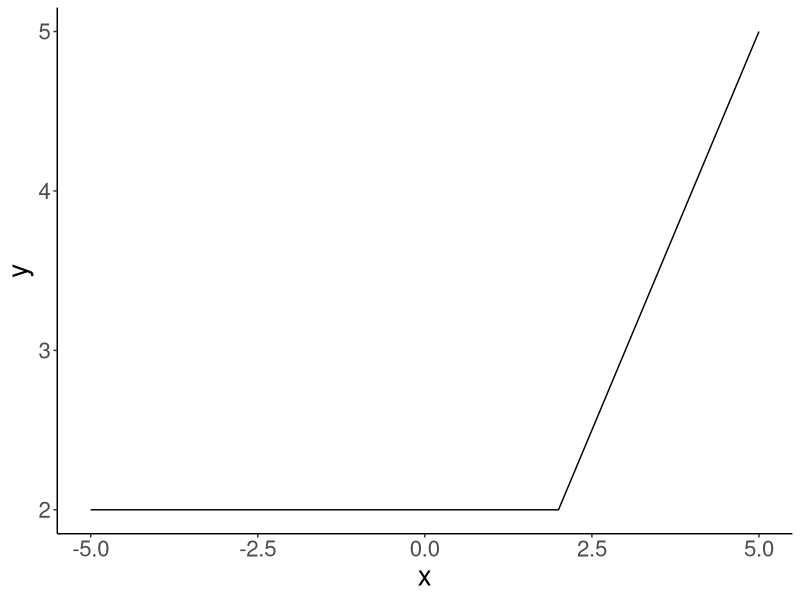
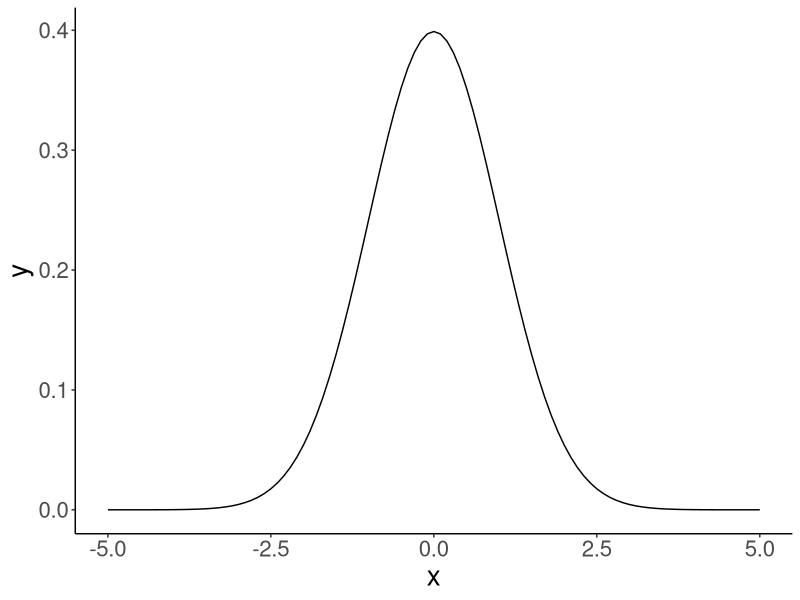
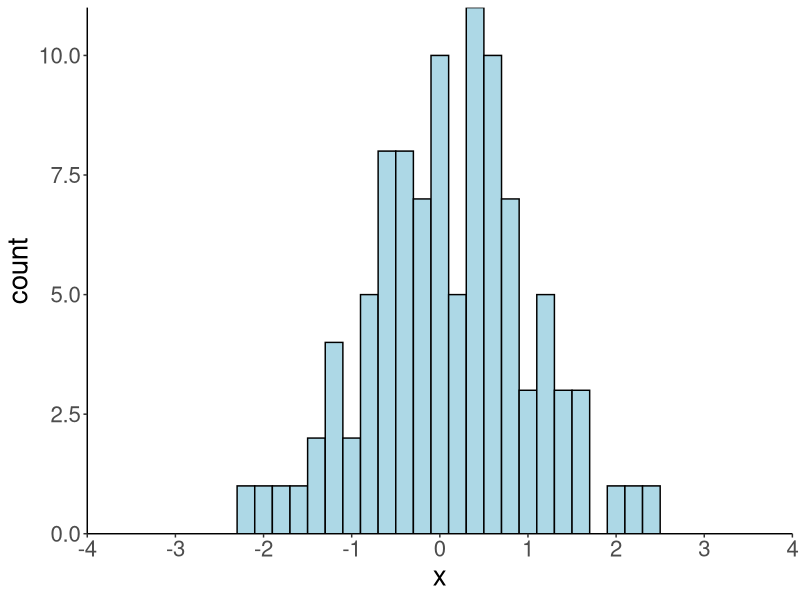
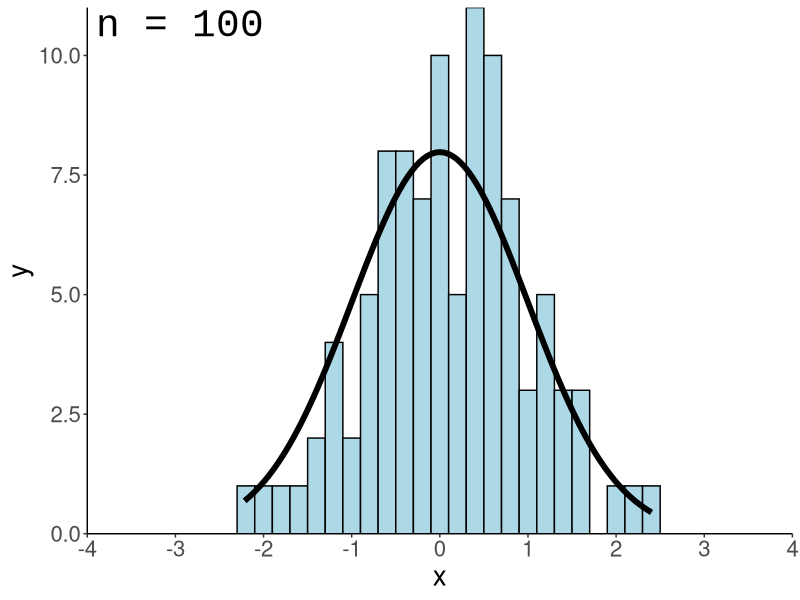
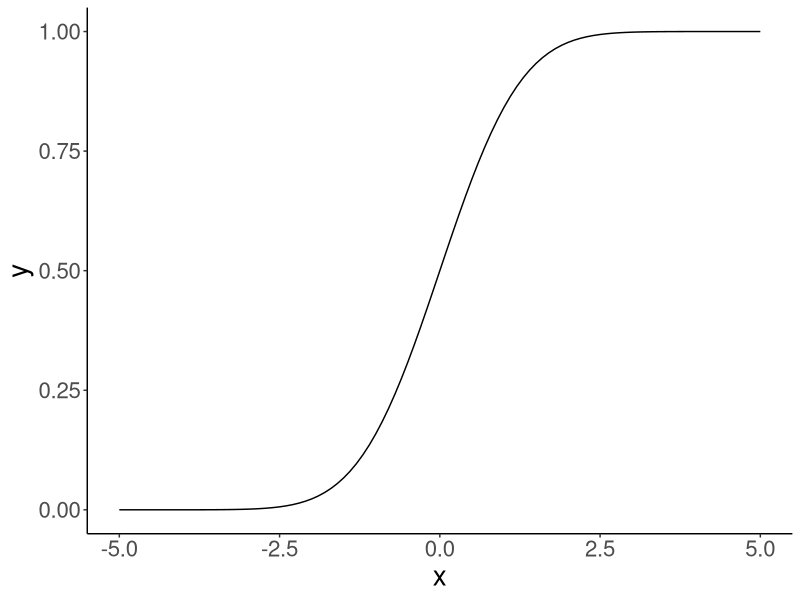
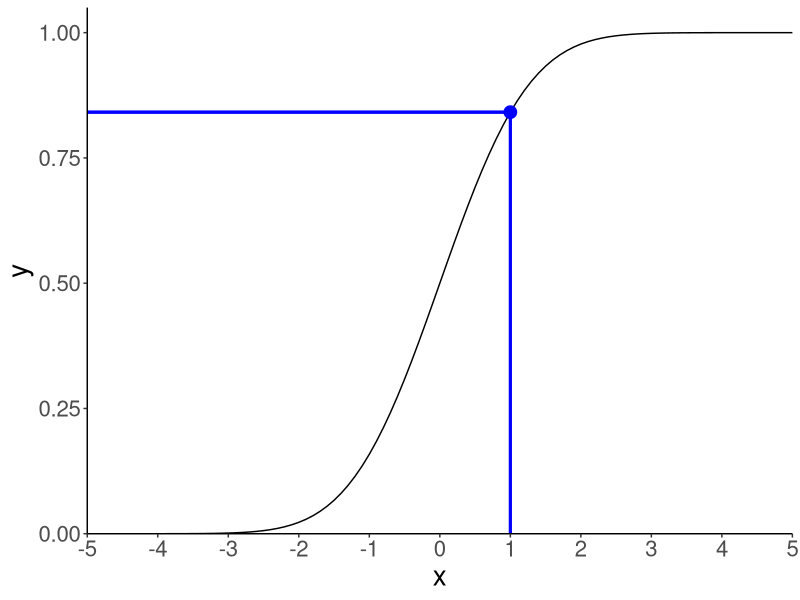
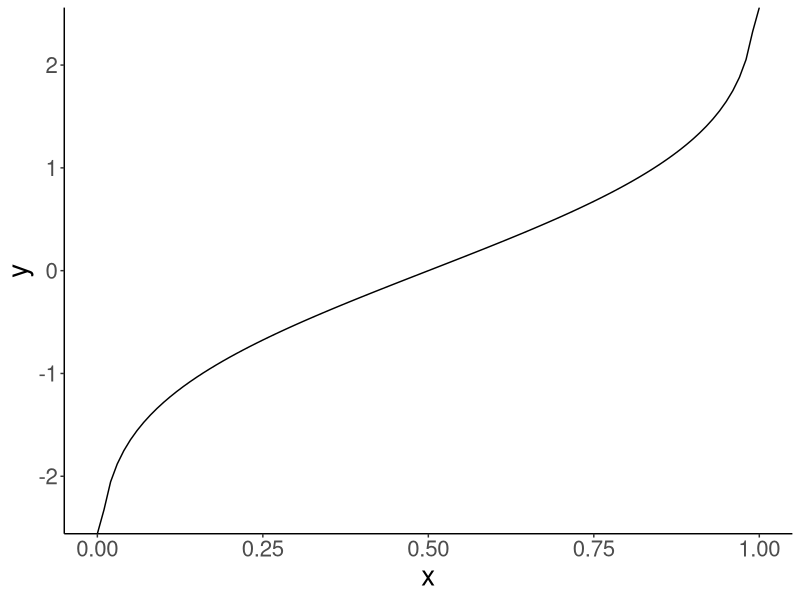
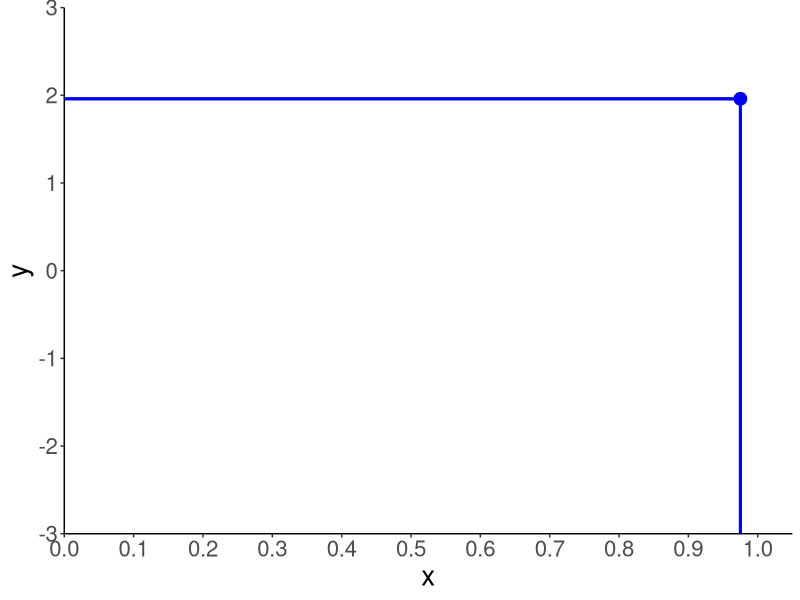

The R source for these figures, in order: (Note: this script raises an error after producing the figures.)
## ---- chunk 1
library("knitr")
library("kableExtra")
library("MASS")
library("patchwork")
library("tidyverse")
## ---- chunk 2
theme_set(theme_classic() + #set the theme 
            theme(text = element_text(size = 20))) #set the default text size
## ---- chunk 3
tibble(letter = c("`d`","`p`","`q`","`r`"),
  description = c('for "__density__", the density function (probability function (for _discrete_ variables) or probability density function (for _continuous_ variables))',
                  'for "__probability__", the cumulative distribution function',
                  'for "__quantile__", the inverse cumulative distribution function',
                  'for "__random__", a random variable having the specified distribution'),
  example = c("`dnorm()`", "`pnorm()`", "`qnorm()`", "`rnorm()`")) %>% 
kable() %>% 
kable_styling(bootstrap_options = "striped",
              full_width = F)
## ---- chunk 4
ggplot(data = tibble(x = c(-5, 5)),
       mapping = aes(x = x)) +
  stat_function(fun = "dnorm")
## ---- chunk 5
# define the breakpoint function 
fun.breakpoint = function(x, breakpoint){
  x[x < breakpoint] = breakpoint
  return(x)
}

# plot the function
ggplot(data = tibble(x = c(-5, 5)),
       mapping = aes(x = x)) +
  stat_function(fun = ~ fun.breakpoint(., breakpoint = 2))
## ---- chunk 6
tmp.mean = 0
tmp.sd = 1

ggplot(data = tibble(x = c(-5, 5)),
       mapping = aes(x = x)) +
  stat_function(fun = ~ dnorm(x = .,
                              mean = tmp.mean,
                              sd = tmp.sd))

# remove all variables with tmp in their name 
rm(list = ls() %>% str_subset(pattern = "tmp."))
## ---- chunk 7
# make this example reproducible 
set.seed(1)

# define how many samples to draw 
tmp.nsamples = 100

# make a data frame with the samples
df.plot = tibble(x = rnorm(n = tmp.nsamples, mean = 0, sd = 1)) 

# plot the samples using a histogram 
ggplot(data = df.plot,
       mapping = aes(x = x)) +
  geom_histogram(binwidth = 0.2,
                 color = "black",
                 fill = "lightblue") +
  scale_x_continuous(breaks = -4:4, labels = -4:4) +
  coord_cartesian(xlim = c(-4, 4), expand = F)

# remove all variables with tmp in their name 
rm(list = ls() %>% str_subset(pattern = "tmp."))
## ---- chunk 8
# make this example reproducible 
set.seed(1)

# play around with this value
tmp.nsamples = 100
# tmp.nsamples = 10000
tmp.binwidth = 0.2

# make a data frame with the samples
df.plot = tibble(
  x = rnorm(n = tmp.nsamples, mean = 0, sd = 1)
) 

# adjust the density of the normal distribution based on the samples and binwidth 
fun.dnorm = function(x, mean, sd, n, binwidth){
  dnorm(x = x, mean = mean, sd = sd) * n * binwidth
}

# plot the samples using a histogram 
ggplot(data = df.plot,
       mapping = aes(x = x)) +
  geom_histogram(binwidth = tmp.binwidth,
                 color = "black",
                 fill = "lightblue") +
  stat_function(fun = ~ fun.dnorm(x = .,
                                  mean = 0,
                                  sd = 1,
                                  n = tmp.nsamples,
                                  binwidth = tmp.binwidth),
                xlim = c(min(df.plot$x), max(df.plot$x)),
                size = 2) +
  annotate(geom = "text",
           label = str_c("n = ", tmp.nsamples),
           x = -3.9,
           y = Inf,
           hjust = 0,
           vjust = 1.1,
           size = 10,
           family = "Courier New") +
  scale_x_continuous(breaks = -4:4, labels = -4:4) +
  coord_cartesian(xlim = c(-4, 4), expand = F)

# remove all variables with tmp in their name 
rm(list = ls() %>% str_subset(pattern = "tmp."))
## ---- chunk 9
ggplot(data = tibble(x = c(-5, 5)),
       mapping = aes(x = x)) +
  stat_function(fun = ~ pnorm(q = ., 
                              mean = 0, 
                              sd = 1))
## ---- chunk 10
tmp.x = 1
tmp.y = pnorm(tmp.x, mean = 0, sd = 1)

print(tmp.y %>% round(3))

# draw the cumulative probability distribution and show the value
ggplot(data = tibble(x = c(-5, 5)),
       mapping = aes(x = x)) +
  stat_function(fun = ~ pnorm(q = .,
                              mean = 0, 
                              sd= 1 )) +
  annotate(geom = "point",
           x = tmp.x, 
           y = tmp.y,
           size = 4,
           color = "blue") +
  geom_segment(mapping = aes(x = tmp.x,
                             xend = tmp.x,
                             y = 0,
                             yend = tmp.y),
               size = 1,
               color = "blue") +
  geom_segment(mapping = aes(x = -5,
                             xend = tmp.x,
                             y = tmp.y,
                             yend = tmp.y),
               size = 1,
               color = "blue") +
  scale_x_continuous(breaks = -5:5) + 
  coord_cartesian(xlim = c(-5, 5),
                  ylim = c(0, 1.05),
                  expand = F)

# remove all variables with tmp in their name 
rm(list = str_subset(string = ls(), pattern = "tmp."))
## ---- chunk 11
ggplot(data = tibble(x = c(-5, 5)),
       mapping = aes(x = x)) + 
  stat_function(fun = "dnorm",
                geom = "area",
                fill = "lightblue",
                xlim = c(-5, 1),
                color = "black",
                linetype = 2) +
  stat_function(fun = "dnorm",
                size = 1.5) +
  coord_cartesian(xlim = c(-5, 5)) +
  scale_x_continuous(breaks = -5:5) +
  scale_y_continuous(expand = expand_scale(mult = c(0, 0.1))) 
## ---- chunk 12
ggplot(data = tibble(x = c(0, 1)),
       mapping = aes(x = x)) +
  stat_function(fun = ~ qnorm(p = ., 
                              mean = 0,
                              sd = 1))
## ---- chunk 13
# tmp.x = 0.841
tmp.x = 0.975
tmp.y = qnorm(tmp.x, mean = 0, sd = 1)

print(tmp.y %>% round(3))

# draw the cumulative probability distribution and show the value
ggplot(data = tibble(x = c(0, 1)),
       mapping = aes(x = x)) +
  stat_function(fun = "qnorm",
                args = list(mean = 0,
                            sd = 1)) +
  annotate(geom = "point",
           x = tmp.x, 
           y = tmp.y,
           size = 4,
           color = "blue") +
  geom_segment(mapping = aes(x = tmp.x,
                             xend = tmp.x,
                             y = -3,
                             yend = tmp.y),
               size = 1,
               color = "blue") +
  geom_segment(mapping = aes(x = 0,
                             xend = tmp.x,
                             y = tmp.y,
                             yend = tmp.y),
               size = 1,
               color = "blue") +
  scale_x_continuous(breaks = seq(from = 0, to = 1, by = 0.1)) + 
  coord_cartesian(xlim = c(0, 1.05),
                  ylim = c(-3, 3),
                  expand = F)

# remove all variables with tmp in their name 
rm(list = str_subset(string = ls(), pattern = "tmp."))
## ---- chunk 14
# tmp.lower = -1
# tmp.upper = 1

# tmp.lower = -2
# tmp.upper = 2

# tmp.lower = qnorm(0.001)
# tmp.upper = qnorm(0.95)

# tmp.lower = qnorm(0.05)
# tmp.upper = qnorm(0.999)

tmp.lower = qnorm(0.025)
tmp.upper = qnorm(0.975)

tmp.prob = pnorm(tmp.upper) - pnorm(tmp.lower)

ggplot(data = tibble(x = c(-5, 5)),
       mapping = aes(x = x)) + 
  stat_function(fun = "dnorm",
                geom = "area",
                fill = "lightblue",
                xlim = c(tmp.lower, tmp.upper),
                color = "black",
                linetype = 2) +
  stat_function(fun = "dnorm",
                size = 1.5) +
  annotate(geom = "text",
           label = str_c(tmp.prob %>% round(2) * 100, "%"),
           x = 0,
           y = 0.2,
           hjust = 0.5,
           size = 10
           ) +
  coord_cartesian(xlim = c(-5, 5)) +
  scale_x_continuous(breaks = -5:5) +
  scale_y_continuous(expand = expand_scale(mult = c(0, 0.1))) 

# remove all variables with tmp in their name 
rm(list = str_subset(string = ls(), pattern = "tmp."))
## ---- chunk 15
# let's compute the probability of observing a value within a certain range 
tmp.lower = -1.96
tmp.upper = 1.96

# make example reproducible
set.seed(1)

# generate some samples and store them in a data frame 
tmp.nsamples = 10000

df.samples = tibble(sample = 1:tmp.nsamples,
                    value = rnorm(n = tmp.nsamples, mean = 0, sd = 1))

# compute the probability that s sample lies within the range of interest
tmp.prob = df.samples %>% 
  filter(value >= tmp.lower,
         value <= tmp.upper) %>% 
  summarize(prob = n()/tmp.nsamples)

# illustrate the result using a histogram 
ggplot(data = df.samples,
       mapping = aes(x = value)) + 
  geom_histogram(binwidth = 0.1,
                 color = "black",
                 fill = "lightblue") +
  scale_x_continuous(breaks = -4:4, labels = -4:4) +
  coord_cartesian(xlim = c(-4, 4), expand = F) +
  geom_vline(xintercept = tmp.lower,
             size = 1, 
             color = "red",
             linetype = 2) +
  geom_vline(xintercept = tmp.upper,
             size = 1, 
             color = "red",
             linetype = 2) +
  annotate(geom = "label",
           label = str_c(tmp.prob %>% round(3) * 100, "%"),
           x = 0,
           y = 200,
           hjust = 0.5,
           size = 10)

# remove all variables with tmp in their name 
rm(list = str_subset(string = ls(), pattern = "tmp."))
## ---- chunk 16
height = 175

# priors 
prior_basketball = 2/3 
prior_chess = 1/3 

# likelihood  
mean_basketball = 180
sd_basketball = 10

mean_chess = 170
sd_chess = 8

likelihood_basketball = dnorm(height, mean = mean_basketball, sd = sd_basketball)
likelihood_chess = dnorm(height, mean = mean_chess, sd = sd_chess)

# posterior
posterior_basketball = (likelihood_basketball * prior_basketball) / 
  ((likelihood_basketball * prior_basketball) + (likelihood_chess * prior_chess))

posterior_basketball %>% print()
## ---- chunk 17
# number of kids 
tmp.nkids = 10000

# make reproducible 
set.seed(1)

# priors 
prior_basketball = 2/3 
prior_chess = 1/3 

# likelihood functions 
mean_basketball = 180
sd_basketball = 10

mean_chess = 170
sd_chess = 8

# data frame with the kids
df.camp = tibble(kid = 1:tmp.nkids,
                 sport = sample(c("chess", "basketball"),
                                size = tmp.nkids,
                                replace = T,
                                prob = c(prior_chess, prior_basketball))) %>% 
  rowwise() %>% 
  mutate(height = ifelse(test = sport == "chess",
                         yes = rnorm(., mean = mean_chess, sd = sd_chess),
                         no = rnorm(., mean = mean_basketball, sd = sd_basketball))) %>% 
  ungroup

df.camp %>% print()
## ---- chunk 18
# number of kids 
tmp.nkids = 100000

# make reproducible 
set.seed(3)

df.camp2 = tibble(
  kid = 1:tmp.nkids,
  sport = sample(c("chess", "basketball"),
                 size = tmp.nkids,
                 replace = T,
                 prob = c(prior_chess, prior_basketball))) %>% 
  arrange(sport) %>% 
  mutate(height = c(rnorm(sum(sport == "basketball"),
                          mean = mean_basketball,
                          sd = sd_basketball),
                    rnorm(sum(sport == "chess"),
                          mean = mean_chess,
                          sd = sd_chess)))
## ---- chunk 19
tmp.height = 175
tmp.margin = 1

df.camp %>% 
  filter(between(height,
          left = tmp.height - tmp.margin,
          right = tmp.height + tmp.margin)) %>% 
  count(sport) %>% 
  pivot_wider(names_from = sport,
              values_from = n) %>% 
  summarize(prob_basketball = basketball/(basketball + chess))
## ---- chunk 20

# calculate density
observations = c(1, 1.2, 1.5, 2, 3)
bandwidth = 0.25 # bandwidth (= sd) of the Gaussian distribution 
tmp.density = density(observations,
        kernel = "gaussian",
        bw = bandwidth,
        n = 512)

# save density as data frame 
df.density = tibble(x = tmp.density$x,
                    y = tmp.density$y) 

df.density %>% 
  head() %>% 
  kable(digits = 3) %>% 
  kable_styling(bootstrap_options = "striped",
                full_width = F)
## ---- chunk 21
ggplot(data = df.density, 
       mapping = aes(x = x, y = y)) +
  geom_line(size = 2) +
  geom_point(data = enframe(observations),
             mapping = aes(x = value, y = 0),
             size = 3)
## ---- chunk 22
# add densities for the individual normal distributions
for (i in 1:length(observations)){
  df.density[[str_c("observation_",i)]] = dnorm(df.density$x,
                                                mean = observations[i],
                                                sd = bandwidth)
}

# sum densities
df.density = df.density %>%
  mutate(sum_norm = rowSums(select(., contains("observation_"))),
         y = y * length(observations))

df.density %>% 
  head() %>% 
  kable(digits = 3) %>% 
  kable_styling(bootstrap_options = "striped",
                full_width = F)
## ---- chunk 23
# colors of individual Gaussian distributions 
colors = c("blue", "green", "red", "purple", "orange")

# original density 
p = ggplot(data = df.density, aes(x = x, y = y)) +
  geom_line(size = 2)

# individual densities 
for (i in 1:length(observations)){
  p = p + stat_function(fun = "dnorm",
                        args = list(mean = observations[i], sd = bandwidth),
                        color = colors[i])
}

# individual observations 
p = p + geom_point(data = enframe(observations),
             mapping = aes(x = value, y = 0, color = factor(1:5)),
             size = 3,
             show.legend = F) +
  scale_color_manual(values = colors)

# sum of the individual densities
p = p +
  geom_line(data = df.density,
            aes(x = x, y = sum_norm),
            size = 1,
            color = "red",
            linetype = 2)
p # print the figure
## ---- chunk 24
# colors of individual Gaussian distributions 
colors = c("blue", "green", "red", "purple", "orange")

# calculate density
observations = c(1, 1.2, 1.5, 2, 3)
bandwidth = 0.5 # bandwidth (= sd) of the Gaussian distribution 
tmp.density = density(observations,
        kernel = "gaussian",
        bw = bandwidth,
        n = 512)

# save density as data frame 
df.density = tibble(
  x = tmp.density$x,
  y = tmp.density$y
) 

# add densities for the individual normal distributions
for (i in 1:length(observations)){
  df.density[[str_c("observation_",i)]] = dnorm(df.density$x,
                                                mean = observations[i],
                                                sd = bandwidth)
}

# sum densities
df.density = df.density %>%
  mutate(sum_norm = rowSums(select(., contains("observation_"))),
         y = y * length(observations))

# original plot 
p = ggplot(data = df.density, aes(x = x, y = y)) +
  geom_line(size = 2) +
  geom_point(data = enframe(observations),
             mapping = aes(x = value,
                           y = 0,
                           color = factor(1:5)),
             size = 3,
             show.legend = F) +
  scale_color_manual(values = colors)

# add individual Gaussians
for (i in 1:length(observations)){
  p = p + stat_function(fun = "dnorm",
                        args = list(mean = observations[i], sd = bandwidth),
                        color = colors[i])
}

# add the sum of Gaussians
p = p +
  geom_line(data = df.density,
            aes(x = x, y = sum_norm),
            size = 1,
            color = "red",
            linetype = 2)
p
## ---- chunk 25
tmp.samples = 1000

# make example reproducible 
set.seed(1)

# a sample from the normal distribution
df.quantile = tibble(
  sample = 1:tmp.samples,
  value = rnorm(n = tmp.samples))

df.quantile %>% 
  head(10) %>% 
kable(digits = 2) %>% 
kable_styling(bootstrap_options = "striped",
              full_width = F)

## ---- chunk 26
ggplot(data = df.quantile,
       mapping = aes(x = "", y = value)) +
  geom_boxplot()
## ---- chunk 27
df.quantile_values = tibble(median = quantile(df.quantile$value, 0.5),
                            quartile_first = quantile(df.quantile$value, 0.25),
                            quartile_third = quantile(df.quantile$value, 0.75),
                            iqr = quartile_third - quartile_first,
                            whisker_upper = quartile_third + 1.5 * iqr,
                            whisker_lower = quartile_first - 1.5 * iqr)

## ---- chunk 28
# original boxplot 
ggplot(data = df.quantile,
       mapping = aes(x = 0, y = value)) +
  geom_boxplot() +
  geom_segment(x = -0.75,
               xend = -0.45,
               y = df.quantile_values$median,
               yend = df.quantile_values$median,
               arrow = arrow(type = "closed",
                             length = unit(0.5, "cm"))
               ) +
  annotate(geom = "text",
           label = "median",
           x = -0.8,
           y = df.quantile_values$median,
           hjust = 1,
           vjust = 0.5,
           size = 6) +
  geom_segment(x = -0.75,
               xend = -0.45,
               y = df.quantile_values$quartile_third,
               yend = df.quantile_values$quartile_third,
               arrow = arrow(type = "closed",
                             length = unit(0.5, "cm"))
               ) +
  annotate(geom = "text",
           label = "3rd quartile",
           x = -0.8,
           y = df.quantile_values$quartile_third,
           hjust = 1,
           vjust = 0.5,
           size = 6) +
  geom_segment(x = -0.75,
               xend = -0.05,
               y = df.quantile_values$whisker_upper,
               yend = df.quantile_values$whisker_upper,
               arrow = arrow(type = "closed",
                             length = unit(0.5, "cm"))
               ) +
  annotate(geom = "text",
           label = "upper whisker",
           x = -0.8,
           y = df.quantile_values$whisker_upper,
           hjust = 1,
           vjust = 0.5,
           size = 6) +
  coord_cartesian(xlim = c(-1.2, 0.5))
## ---- chunk 29
df.plot = df.quantile$value %>% 
  quantile(probs = seq(0, 1, 0.01)) %>% 
  as_tibble() %>% 
  mutate(x = seq(0, n(), length.out = n()))

ggplot(data = df.plot,
       mapping = aes(x = x, y = value)) +
  geom_line()

## ---- chunk 30

tmp.samples = 1000

# make example reproducible 
set.seed(1)

# a sample from the normal distribution
df.quantile = tibble(
  sample = 1:tmp.samples,
  value = rnorm(n = tmp.samples))

# compute quantiles by hand 
df.quantile = df.quantile %>% 
  arrange(value) %>% 
  mutate(rank = row_number(),
         quantile = rank/tmp.samples)
## ---- chunk 31

# by hand 
df.quantile %>% 
  filter(rank %in% seq(from = 200, to = 800, by = 200)) %>% 
  pull(value)

# using quantile
quantile(df.quantile$value, probs = seq(0.2, 0.8, 0.2))
## ---- chunk 32

df.residuals = tibble(residual = rnorm(n = 10000,
                                       mean = 0,
                                       sd = 10))

params = as.list(MASS::fitdistr(df.residuals$residual, "normal")$estimate) #fit a normal distribution to the residuals 

ggplot(data = df.residuals,
       mapping = aes(x = residual))+
  stat_density(geom = "line",
               mapping = aes(color = "green"),
               size = 1.5)+
  stat_function(fun = "dnorm",
                args = params,
                mapping = aes(color = "black"),
                size = 1.5)+
  scale_color_manual(values = c("black", "green"),
                     labels = c("theoretical", "empirical")) +
  theme(legend.title = element_blank(),
        legend.position = c(0.9, 0.9))
## ---- chunk 33
ggplot(data = df.residuals, mapping = aes(sample = residual)) +
  geom_abline(intercept = 0,
              slope = 1,
              linetype = 2) +
  geom_qq(distribution = "qnorm", dparams = params) +
  coord_cartesian(xlim = c(-40, 40), ylim = c(-40, 40))
## ---- chunk 34
# data frame with parameters saved in a list column 
df.parameters = tibble(parameters = list(params,
                                         list(mean = -10, sd = 10),
                                         list(mean = 10, sd = 10),
                                         list(mean = 0, sd = 3)))

# list container for plots
l.plots = list()

for (i in 1:nrow(df.parameters)){
  p1 = ggplot(data = df.residuals,
              mapping = aes(x = residual)) +
    stat_density(geom = "line",
                 color = "green",
                 size = 1.5) +
    stat_function(fun = "dnorm",
                  args = df.parameters$parameters[[i]],
                  color = "black",
                  size = 1.5) +
    scale_y_continuous(limits = c(0, 0.15))
  
  p2 = ggplot(data = df.residuals,
              mapping = aes(sample = residual)) +
    geom_abline(intercept = 0,
                slope = 1,
                linetype = 2) +
    geom_qq(dparams = df.parameters$parameters[[i]]) +
    geom_qq_line(dparams = df.parameters$parameters[[i]]) +
    scale_x_continuous(limits = c(-40, 40))
  
  l.plots[[length(l.plots) + 1]] = p1
  l.plots[[length(l.plots) + 1]] = p2
}

# use patchwork for plotting 
wrap_plots(l.plots,
           nrow = 2,
           byrow = F)

# ggsave("figures/qqplots_normal.pdf", width = 10, height = 6)
## ---- chunk 35

#let's generate some "empirical" data from a beta distribution 
set.seed(0)

df.plot = tibble(residual = rbeta(1000,
                                  shape1 = 5,
                                  shape2 = 5))

# data frame with parameters saved in a list column 
df.parameters = tibble(parameters = list(list(shape1 = 1, shape2 = 5),
                                         list(shape1 = 2, shape2 = 5),
                                         list(shape1 = 5, shape2 = 2),
                                         list(shape1 = 5, shape2 = 1)))

# list container for plots
l.plots = list()

for (i in 1:nrow(df.parameters)){
  p1 = ggplot(data = df.plot,
              mapping = aes(x = residual))+
    stat_density(geom = "line",
                 color = "green",
                 size = 1.5)+
    stat_function(fun = "dbeta",
                  args = df.parameters$parameters[[i]],
                  color = "black",
                  size = 1.5) + 
    scale_y_continuous(limits = c(0, 3.5))
  
  p2 = ggplot(data = df.plot,
              mapping = aes(sample = residual))+
    geom_abline(intercept = 0,
                slope = 1,
                linetype = 2)+
    geom_qq(distribution = "qbeta", dparams = df.parameters$parameters[[i]]) +
    scale_x_continuous(limits = c(0, 1), breaks = seq(.25, .75, .25))
  
  l.plots[[length(l.plots) + 1]] = p1
  l.plots[[length(l.plots) + 1]] = p2
}

# use patchwork for plotting 
wrap_plots(l.plots,
           nrow = 2,
           byrow = F)

# ggsave("figures/qqplots_beta.pdf", width = 10, height = 6)
## ---- chunk 36
include_graphics("figures/qqplots.png")
## ---- chunk 37

margin = 1
point = 0

ggplot(data = tibble(x = c(-3, 3)),
            mapping = aes(x = x)) + 
  stat_function(fun = "dnorm",
                geom = "area", 
                xlim = c(point - margin, point + margin),
                fill = "red", 
                alpha = 0.5) + 
  stat_function(fun = "dnorm",
                size = 1) +
  labs(y = "density") +
  scale_x_continuous(breaks = -2:2,
                     expand = c(0, 0)) +
  scale_y_continuous(expand = expand_scale(add = c(0.001, 0.1)))
## ---- chunk 38
point = 0
param_mean = 1
param_sd = 1

ggplot(data = tibble(x = c(-3, 3)),
       mapping = aes(x = x)) + 
  stat_function(fun = "dnorm",
                size = 1,
                args = list(mean = param_mean,
                            sd = param_sd)) +
  geom_segment(aes(
    x = point,
    y = 0,
    xend = point,
    yend = dnorm(point, mean = param_mean, sd = param_sd)),
    color = "red",
    size = 1
  ) +
  geom_segment(aes(
    x = -3, 
    y = dnorm(point, mean = param_mean, sd = param_sd),
    xend = point,
    yend = dnorm(point, mean = param_mean, sd = param_sd)),
    color = "red",
    size = 1) +
  geom_point(x = point,
             y = dnorm(point, mean = param_mean, sd = param_sd),
             shape = 21,
             fill = "red",
             size = 4) +
  labs(y = "density") +
  scale_x_continuous(breaks = -2:2,
                     expand = c(0, 0)) +
  scale_y_continuous(expand = expand_scale(add = c(0.001, 0.1)))
## ---- chunk 39

point = 1

p1 = ggplot(data = tibble(x = c(-3, 3)),
            mapping = aes(x = x)) + 
  stat_function(fun = "dnorm",
                geom = "area", 
                xlim = c(-3, point),
                fill = "red", 
                alpha = 0.5) +
  stat_function(fun = "dnorm",
                size = 1) +
  geom_point(x = point,
             y = dnorm(point),
             shape = 21,
             fill = "red",
             size = 3) +
  labs(y = "density") +
  scale_x_continuous(breaks = -2:2,
                     expand = c(0, 0)) +
  scale_y_continuous(expand = expand_scale(add = c(0.001, 0.1)))

p2 = ggplot(data = tibble(x = c(-3, 3)),
            mapping = aes(x = x)) + 
  stat_function(fun = "pnorm",
                size = 1) + 
  geom_segment(mapping = aes(x = -3, 
                             y = pnorm(point),
                             xend = point,
                             yend = pnorm(point)),
               color = "red",
               size = 1) + 
  geom_point(x = point,
             y = pnorm(point),
             shape = 21,
             fill = "red",
             size = 3) +
  labs(y = "cum prob") +
  scale_x_continuous(breaks = -2:2,
                     expand = c(0, 0)) +
  scale_y_continuous(breaks = c(0, 0.5, 1),
                     expand = expand_scale(add = c(0.01, 0.1)))

p1 + p2 +
  plot_layout(ncol = 1)
## ---- chunk 40

point = 0

p1 = ggplot(data = tibble(x = c(-3, 3)),
            mapping = aes(x = x)) + 
  geom_segment(mapping = aes(x = -3, 
                             y = dnorm(point),
                             xend = point,
                             yend = dnorm(point)),
               color = "red",
               size = 1) + 
  stat_function(fun = "dnorm",
                size = 1) +
  geom_point(x = point,
             y = dnorm(point),
             shape = 21,
             fill = "red",
             size = 3) +
  labs(y = "density") +
  scale_x_continuous(breaks = -2:2,
                     expand = c(0, 0)) +
  scale_y_continuous(expand = expand_scale(add = c(0.001, 0.1)))

p2 = ggplot(data = tibble(x = c(-3, 3)),
            mapping = aes(x = x)) + 
  stat_function(fun = "pnorm",
                size = 1) + 
  geom_abline(slope = dnorm(point),
              intercept = pnorm(point) - dnorm(point) * point,
              color = "red",
              size = 1) +
  geom_point(x = point,
             y = pnorm(point),
             shape = 21,
             fill = "red",
             size = 3) +
  labs(y = "cum prob") +
  scale_x_continuous(breaks = -2:2,
                     expand = c(0, 0)) +
  scale_y_continuous(breaks = c(0, 0.5, 1),
                     expand = expand_scale(add = c(0.01, 0.1)))

p1 + p2 +
  plot_layout(ncol = 1)
## ---- chunk 41
margin = 0.1
point_blue = -1
point_red = 0

ggplot(data = tibble(x = c(-3, 3)),
            mapping = aes(x = x)) + 
  stat_function(fun = "dnorm",
                geom = "area", 
                xlim = c(point_red - margin, point_red + margin),
                fill = "red", 
                alpha = 0.5) + 
  stat_function(fun = "dnorm",
                geom = "area", 
                xlim = c(point_blue - margin, point_blue + margin),
                fill = "blue", 
                alpha = 0.5) + 
  stat_function(fun = "dnorm",
                size = 1) +
  geom_segment(mapping = aes(x = -3, 
                             y = dnorm(point_red),
                             xend = point_red,
                             yend = dnorm(point_red)),
               color = "red",
               size = 1) +
  geom_segment(mapping = aes(x = -3, 
                             y = dnorm(point_blue),
                             xend = point_blue,
                             yend = dnorm(point_blue)),
               color = "blue",
               size = 1) + 
  geom_point(x = point_red,
             y = dnorm(point_red),
             shape = 21,
             fill = "red",
             size = 4) +
  geom_point(x = point_blue,
             y = dnorm(point_blue),
             shape = 21,
             fill = "blue",
             size = 4) +
  labs(y = "density") +
  scale_x_continuous(breaks = -2:2,
                     expand = c(0, 0)) +
  scale_y_continuous(expand = expand_scale(add = c(0.001, 0.1)))

(pnorm(point_red + margin) - pnorm(point_red - margin)) / 
  (pnorm(point_blue + margin) - pnorm(point_blue - margin)) 

dnorm(point_red) / dnorm(point_blue)
## ---- chunk 42
sessionInfo()
